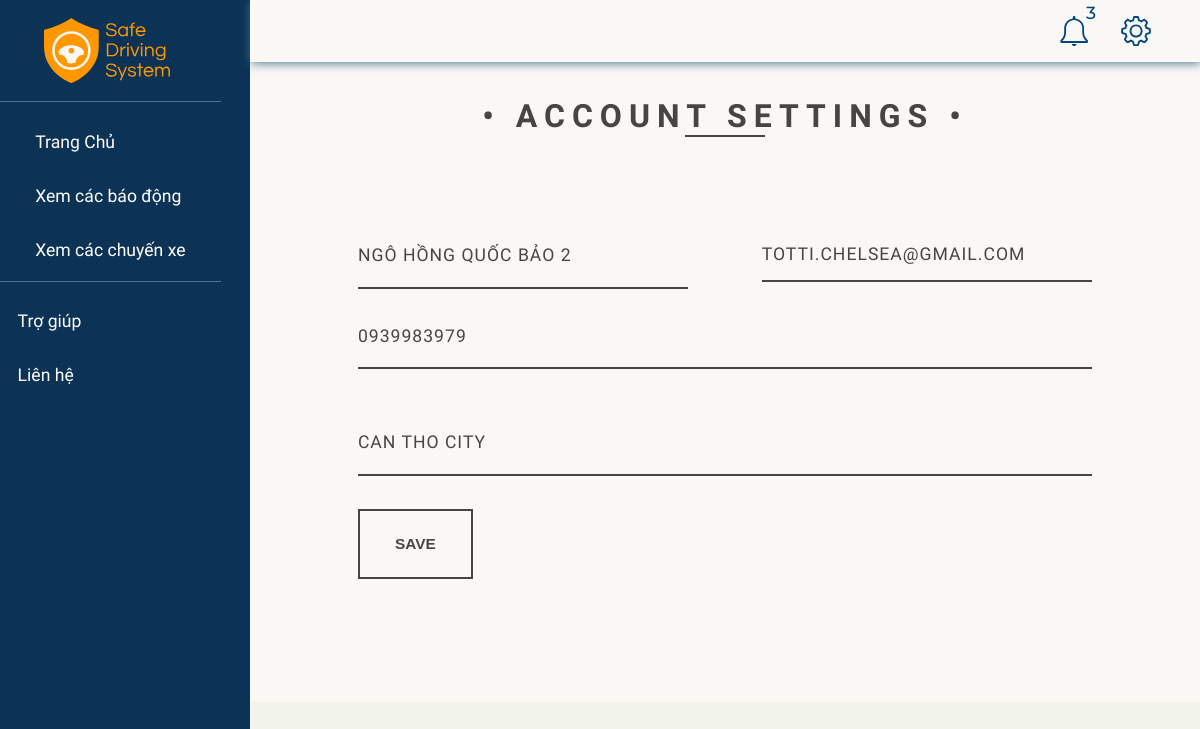
The page /account-setting/ (signed in) on the database as committed earlier.
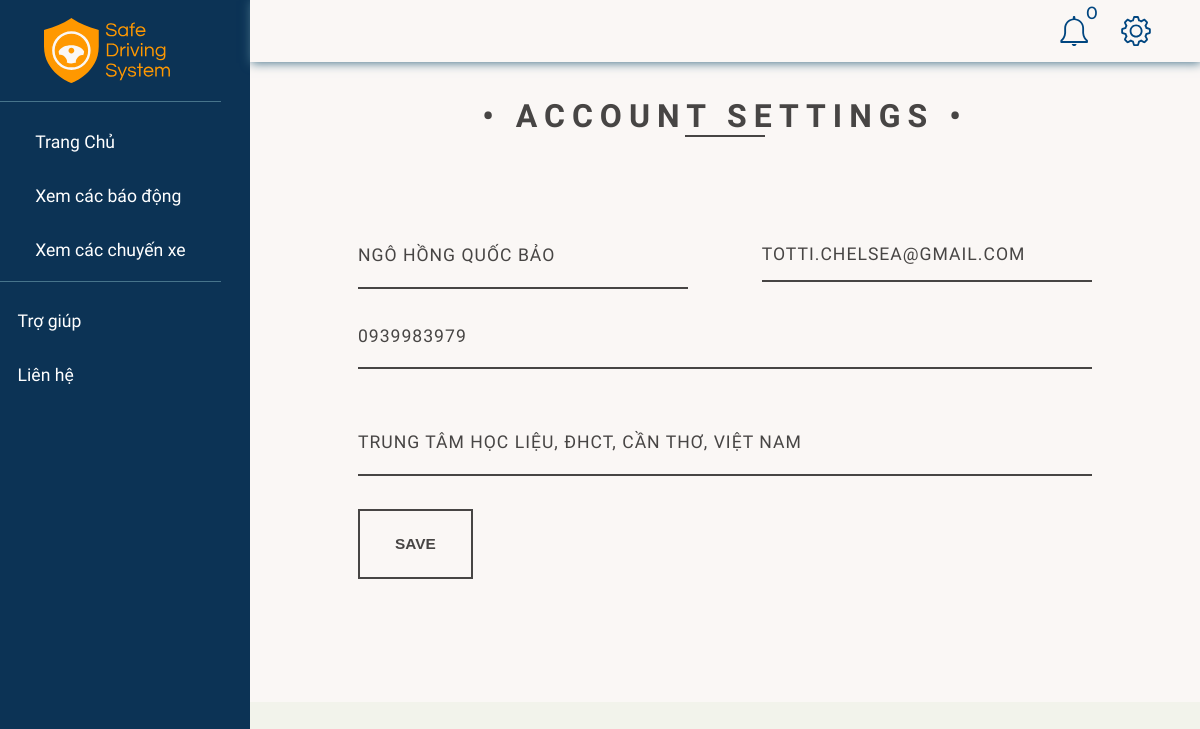
The same page on the database as committed later.
### accounts/models.py (models this page shows, shortened)
class Profile(models.Model):
    user = models.OneToOneField(User, null=True, blank=True, on_delete=models.CASCADE)
    company = models.ForeignKey(Company, null=True, on_delete=models.CASCADE)
    name = models.CharField(max_length=50)
    phone = models.CharField(max_length=20, null=True, blank=True)
    address = models.CharField(max_length=50, null=True, blank=True)
    dateCreated = models.DateTimeField(auto_now_add=True)
    profilePic = models.ImageField(default="huongtram.png", null=True, blank=True)

### accounts/views.py (the view)
# urls.py: path("account-setting/", views.accountSettings, name="accountSettings"),
@login_required(login_url="/")
def accountSettings(request):
    profile = Profile.objects.get(user=request.user)
    if request.method == "POST":
        form = ProfileForm(request.POST, instance=profile)
        if form.is_valid():
            form.save()
        print(request.POST)
    company = request.user.profile.company
    lastestAlerts, unreadCounts = getNotifications(company)
    context = {"profile": profile, "notifications": lastestAlerts, "unreadNotis": unreadCounts}
    return render(request, "account-setting.html", context)

### accounts/views.py (called while the page is built)
def getNotifications(company):
    lastestAlerts = Alert.objects.filter(drive__device__company=company).order_by('-timeOccured')[:5]
    unreadCounts = 0
    for alert in lastestAlerts:
        unreadCounts = (unreadCounts + 1) if not alert.isRead else unreadCounts
    return lastestAlerts, unreadCounts

### accounts/templates/account-setting.html (shortened to what this page needs)
{% extends 'base.html' %}
{% load static %}
{% block modal %}
{% include "sidebar.html" %}
{% endblock modal %}
{% block content %}
{% include "navbar.html" %}
<div class="content-container">
    <h1>&bull; Account Settings &bull;</h1>
    <div class="underline">
    </div>
    <form action="#" method="post" id="contact_form">
      <div class="name">
        <input type="text" placeholder="My name is" name="name" id="name_input" value="{{ profile.name }}" required>
      </div>
      <div class="email">
        <input disabled type="email" placeholder="My e-mail is" name="email-account" id="email_input" value="{{ request.user.email }}" required>
      </div>
      <div class="telephone">
        <input type="text" placeholder="My number is" name="phone" id="telephone_input" value="{{ profile.phone }}" required>
      </div>
      <div class="telephone">
        <input type="text" placeholder="My address is" name="address" id="address_input" value="{{ profile.address }}" required>
      </div>
      <div class="submit">
        <input type="submit" value="Save" id="form_button" />
      </div>
    </form>
  </div>
{% endblock content %}

Rows that differ between the two databases and show on the page:
changed Profile: name "Ngô Hồng Quốc Bảo 2" → "Ngô Hồng Quốc Bảo"; address "Can Tho city" → "tRUNG TÂM HỌC LIỆU, ĐHCT, cẦN THƠ, VIỆT NAM"
Other text that changed with them:
{{ unreadNotis }}: "3" → "0"
